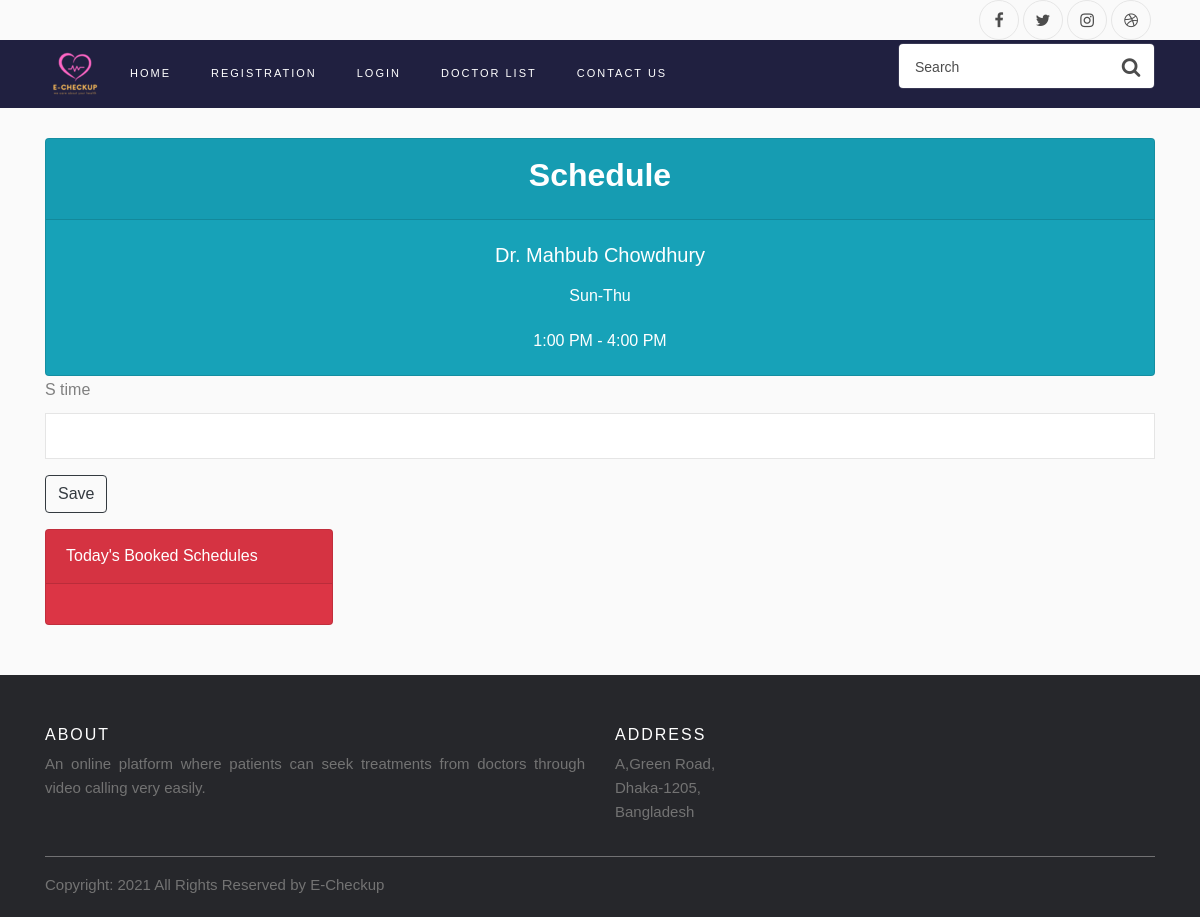
The page /doctor_list/3 on the database its author committed.
### userManagement/models.py (models this page shows, shortened)
class DoctorProfile(models.Model):
    image = models.ImageField(upload_to='doctor/', blank=True, null=True, default="doctor/default_icon.png",)
    user = models.ForeignKey(User, default=None, on_delete=models.CASCADE)
    name = models.CharField(max_length=50,blank=True,null=True)
    email = models.EmailField(blank=True,null=True)
    status = models.BooleanField(blank=True,null=True,default=True)
    degree = models.CharField(max_length=500,blank=True,null=True)
    hospital_name = models.CharField(max_length=100,blank=True,null=True)
    speciality = models.CharField(max_length=100,blank=True,null=True)
    day = models.CharField(max_length=50, blank=True, null=True)
    time = models.CharField(max_length=50, blank=True, null=True)
    def create_user_profile(sender, instance, created, **kwargs):
        if created and instance.type == Types.Doctor:
            DoctorProfile.objects.create(user=instance)
    post_save.connect(create_user_profile, sender=Doctor)

### userManagement/views.py (the view, shortened to what this page needs)
# urls.py: path('doctor_list/<int:doc_id>',userView.create_meeting, name = 'meeting'),
def create_meeting(request,doc_id):
    msg=''
    form = MeetingForm()
    profile = DoctorProfile.objects.get(user = Doctor.objects.get(id=doc_id))
    scheduled_meeting = Meeting.objects.filter(doctor = Doctor.objects.get(id=doc_id),date=datetime.datetime.now().date().strftime("%Y-%m-%d"))
    context = {
        'form': form,
        'profile': profile,
        'scheduled_meeting':scheduled_meeting,
        'msg' : msg
    }
    return render(request, 'userManagement/create_meeting.html', context)

### userManagement/meetingForm.py
class MeetingForm(forms.ModelForm):
    class Meta:
        model = Meeting
        fields = ['s_time',]
        widgets = {
            's_time':TimePickerInput(format='%I:%M %p'),
        }

### userManagement/context.py (called while the page is built, shortened)
def verifiedUser(request):
    usertype = ''
    userStatus=''
    context = {
        'userStatus': userStatus,
        'usertype' : usertype
    }
    return context

### userManagement/models.py (called while the page is built)
    def get_queryset(self,*args,**kwargs):
        return super().get_queryset(*args,**kwargs).filter(type=Types.Doctor)

### templates/userManagement/create_meeting.html (shortened to what this page needs)
{% load static %}
{% load bootstrap4 %}
{% bootstrap_css %}
<!DOCTYPE html>
<html lang="en">
<head>
    <link rel="stylesheet" href="https://cdn.jsdelivr.net/npm/bootstrap@4.6.0/dist/css/bootstrap.min.css"
>
    <link rel="stylesheet" href="https://stackpath.bootstrapcdn.com/font-awesome/4.7.0/css/font-awesome.min.css">
    <link rel="stylesheet" type="text/css" href="{% static 'css/footer.css' %}">
    <link rel="stylesheet" href="{% static 'css/style.css' %}">
</head>
<body>
    <div class="container">
        <div class="row justify-content-between">
            <div class="col d-flex justify-content-end">
                <div class="social-media">
                    <p class="mb-0 d-flex">
                        <a href="#" class="d-flex align-items-center justify-content-center"><span
                                class="fa fa-facebook"><i class="sr-only">Facebook</i></span></a>
                        <a href="#" class="d-flex align-items-center justify-content-center"><span
                                class="fa fa-twitter"><i class="sr-only">Twitter</i></span></a>
                        <a href="#" class="d-flex align-items-center justify-content-center"><span
                                class="fa fa-instagram"><i class="sr-only">Instagram</i></span></a>
                        <a href="#" class="d-flex align-items-center justify-content-center"><span
                                class="fa fa-dribbble"><i class="sr-only">Dribbble</i></span></a>
                    </p>
                </div>
            </div>
        </div>
    </div>
<nav class="navbar navbar-expand-lg navbar-dark ftco_navbar bg-dark ftco-navbar-light" id="ftco-navbar">
        <div class="container">
            <form action="#" class="searchform order-lg-last">
                <div class="form-group d-flex">
                    <input type="text" class="form-control pl-3" placeholder="Search">
                    <button type="submit" placeholder="" class="form-control search"><span class="fa fa-search"></span>
                    </button>
                </div>
            </form>
            <div class="collapse navbar-collapse" id="ftco-nav">
            <li class="nav-item" style="list-style: none;margin-right: 5px"><a href="{% url 'home' %}"><img src="{% static 'image/apple-icon-60x60.png' %}"></a></li>
                <ul class="navbar-nav mr-auto">
                    {% if user.is_authenticated %}
                        {% if usertype == 'DOCTOR' %}
                            <li class="nav-item "><a href="{% url 'home' %}" class="nav-link">Home</a></li>
                            <li class="nav-item "><a href="{% url 'profile' %}" class="nav-link">Profile</a></li>
                            <li class="nav-item "><a href="{% url 'scheduling' %}" class="nav-link">Scheduling</a></li>
                            <li class="nav-item "><a href="{% url 'contact_us' %}" class="nav-link">Contact Us</a></li>
                            <li class="nav-item "><a href="{% url 'logout' %}" class="nav-link">Logout</a></li>
                        {% endif %}
                        {% if usertype == 'PATIENT' %}
                            {% if userStatus == 'notVerified' %}
                                <li class="nav-item "><a href="{% url 'home' %}" class="nav-link">Home</a></li>
                                <li class="nav-item "><a href="{% url 'profile' %}" class="nav-link">Profile</a></li>
                                <li class="nav-item "><a href="{% url 'send_mail' %}" class="nav-link">Verify</a></li>
                                <li class="nav-item "><a href="{% url 'doctor_list' %}" class="nav-link">Doctor List</a>
                                </li>
                                <li class="nav-item "><a href="{% url 'contact_us' %}" class="nav-link">Contact Us</a>
                                </li>
                                <li class="nav-item "><a href="{% url 'logout' %}" class="nav-link">Logout</a></li>
                            {% else %}
                                <li class="nav-item "><a href="{% url 'home' %}" class="nav-link">Home</a></li>
                                <li class="nav-item "><a href="{% url 'profile' %}" class="nav-link">Profile</a></li>
                                <li class="nav-item "><a href="{% url 'scheduling' %}" class="nav-link">Scheduling</a>
                                </li>
                                <li class="nav-item "><a href="{% url 'doctor_list' %}" class="nav-link">Doctor List</a>
                                </li>
                                <li class="nav-item "><a href="{% url 'contact_us' %}" class="nav-link">Contact Us</a>
                                </li>
                                <li class="nav-item "><a href="{% url 'logout' %}" class="nav-link">Logout</a></li>
                            {% endif %}
                        {% endif %}
                        {% if usertype == 'ADMIN' %}
                            <li class="nav-item "><a href="{% url 'home' %}" class="nav-link">Home</a></li>
                            <li class="nav-item "><a href="{% url 'admin:index' %}" class="nav-link">Admin Panel</a></li>
                            <li class="nav-item "><a href="{% url 'doctor_list' %}" class="nav-link">Doctor List</a>
                            </li>
                            <li class="nav-item "><a href="{% url 'logout' %}" class="nav-link">Logout</a></li>
                        {% endif %}
                    {% else %}
                        <li class="nav-item "><a href="{% url 'home' %}" class="nav-link">Home</a></li>
                        <li class="nav-item "><a href="{% url 'registration' %}" class="nav-link">Registration</a></li>
                        <li class="nav-item "><a href="{% url 'login' %}" class="nav-link">Login</a></li>
                        <li class="nav-item "><a href="{% url 'doctor_list' %}" class="nav-link">Doctor List</a>
                        </li>
                        <li class="nav-item "><a href="{% url 'contact_us' %}" class="nav-link">Contact Us</a></li>
                    {% endif %}
                </ul>
            </div>
        </div>
    </nav>
<div class="container" style="margin-top: 30px;">
    <div class="card text-white bg-info text-center">
        <div class="card-header">
            <h2 style="color: white"><b>Schedule</b></h2>
        </div>
        <div class="card-body">
            <h5 class="card-title" style="color: white">{{ profile.name }}</h5>
            <p class="card-text"> {{ profile.day }}</p>
            <p class="card-text"> {{ profile.time }}</p>
        </div>
    </div>
    <form method="post">
        {% bootstrap_form form %}
        <input type="submit" value="Save" class="btn btn-outline-dark">
    </form>
<div class="card text-white bg-danger mb-3" style="max-width: 18rem;">
  <div class="card-header">Today's Booked Schedules</div>
  <div class="card-body">
  </div>
</div>
</div>
<footer class="site-footer" style="margin-top: 50px;">
      <div class="container">
        <div class="row">
          <div class="col-sm-12 col-md-6">
            <h6>About</h6>
            <p class="text-justify">
                An online platform where patients can seek treatments from doctors through video calling very easily.
            </p>
          </div>
          <div class="col-xs-6 col-md-3">
              <h6 style="color: white;">Address</h6>
            <p>A,Green Road,<br>
             Dhaka-1205,<br>
             Bangladesh<br>
            </p>
          </div>
        </div>
        <hr>
      </div>
      <div class="container">
        <div class="row">
          <div class="col-md-8 col-sm-6 col-xs-12">
            <p class="copyright-text">Copyright: 2021 All Rights Reserved by E-Checkup
            </p>
          </div>
        </div>
      </div>
</footer>
</body>
</html>

### static/css/footer.css (style rules this page uses)
.site-footer { background-color:#26272b; padding:45px 0 20px; font-size:15px; line-height:24px; color:#737373; }
.site-footer hr { border-top-color:#bbb; opacity:0.5 }
.site-footer h6 { color:#fff; font-size:16px; text-transform:uppercase; margin-top:5px; letter-spacing:2px }
.copyright-text { margin:0 }

### rows shown on the page
DoctorProfile: name "Dr. Mahbub Chowdhury", day "Sun-Thu", time "1:00 PM - 4:00 PM"
